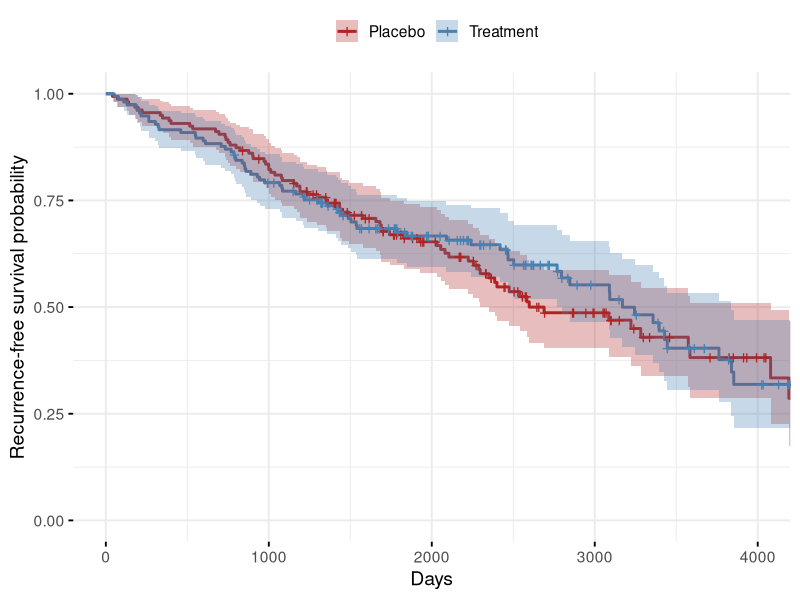
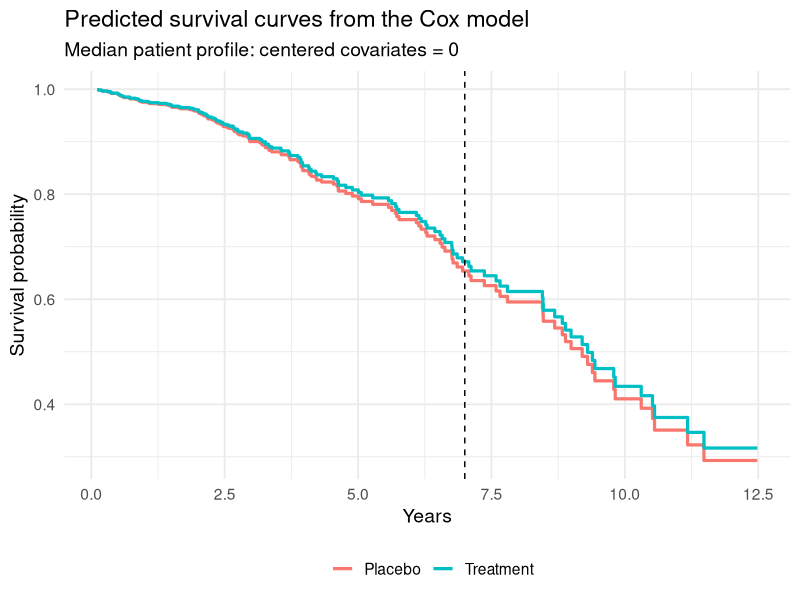
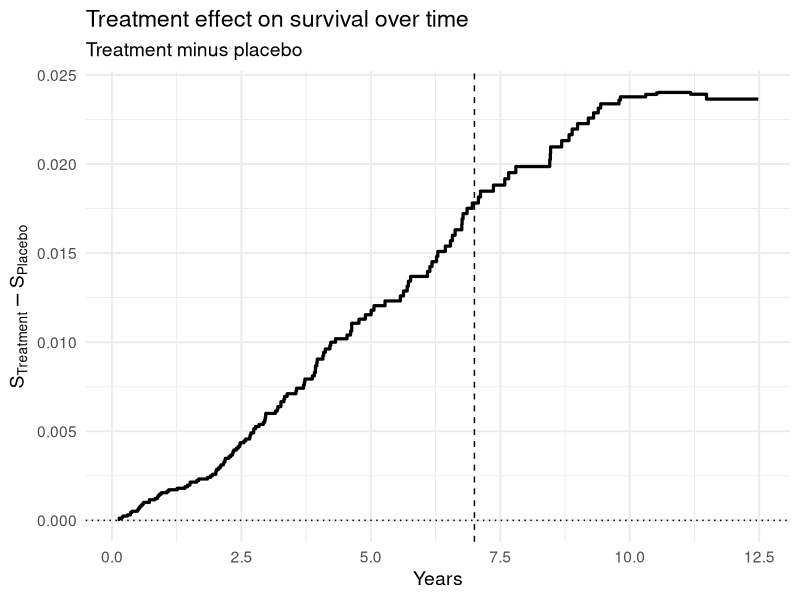

These figures' R source, in order: (Note: this script raises an error after producing the figures.)
# == == == == == == == == == == == == == == == == == == == == == == == == == == == == == == 
# Bootstrap and Survival: Cox model with PBC data
# == == == == == == == == == == == == == == == == == == == == == == == == == == == == == == 
# This script mirrors the slide deck:
#   1) Fit a Cox PH model
#   2) Estimate baseline cumulative hazard
#   3) Turn hazard into survival for a covariate profile
#   4) Compute a treatment-minus-placebo survival difference
#   5) Bootstrap the difference for SE / CI
#   6) Build a null resampling distribution for a p-value
# == == == == == == == == == == == == == == == == == == == == == == == == == == == == == == 

library(tidyverse)
library(survival)
library(survminer)


# ------------------------------------------------------------
# Helper functions - Thank you chatGPT!!!
# ------------------------------------------------------------

# Get the step-function value of the baseline cumulative hazard at time t0
get_H0_at_time = function(basehaz_df, t0) {
  idx = findInterval(t0, basehaz_df$time)
  if (idx ==  0) return(0)
  basehaz_df$hazard[idx]
}

# Helper: survival at a single time point from a survfit object
survival_at_time <- function(sf, t0) {
  s <- summary(sf, times = t0, extend = TRUE)
  as.numeric(s$surv)
}

# Helper: full survival curve from a survfit object
survival_curve <- function(sf, group_label) {
  tibble(
    time = sf$time,
    survival = sf$surv,
    group = group_label
  )
}

# Helper: treatment-minus-placebo survival difference at one time point
survival_difference_at_time <- function(sf_tx, sf_pbo, t0) {
  s_tx <- survival_at_time(sf_tx, t0)
  s_pbo <- survival_at_time(sf_pbo, t0)
  s_tx - s_pbo
}


set.seed(03262026)

# ------------------------------------------------------------
# User-controlled settings -- feel free to change these!
# ------------------------------------------------------------
time0 = 365*7   # seven years in days
B = 1000      # Bootstrap replicates (increase if desired)

# ------------------------------------------------------------
# 1) Load and prepare the PBC data
# ------------------------------------------------------------
# In pbc:
#   status ==  2 means death
#   status ==  1 is transplant
# Here, we treat death and treatment as an event. Everything else is censored.
data(pbc)

pbc_use = pbc %>%
  transmute(
    time =  time,
    event =  ifelse(status == 0, 0, 1), # death (1) or transplant (2) =  1, otherwise censored
    trt =  factor(trt, levels =  c(1, 2), labels =  c("Placebo", "Treatment")),
    age =  age,
    bili =  bili,
    albumin =  albumin
    # edema =  edema,
    # hepato =  hepato
  ) %>%
  drop_na()

# Center continuous covariates at their sample medians.
# After centering, 0 corresponds to the "median patient".
pbc_use = pbc_use %>%
  mutate(
    age_c =  age - median(age),
    log_bili_c =  log(bili) - median(log(bili)),
    albumin_c =  albumin - median(albumin),
    # edema =  factor(edema),
    # hepato =  factor(hepato)
  )

# Quick look at the analysis dataset
print(glimpse(pbc_use))


km_trt = survfit(Surv(time, event) ~ trt, data =  pbc_use)

ggsurvplot(
  km_trt,
  data =  pbc_use,
  conf.int =  TRUE,
  palette =  c("firebrick", "steelblue"),
  xlab =  "Days",
  ylab =  "Recurrence-free survival probability",
  legend.title =  "",
  legend.labs =  c("Placebo", "Treatment"),
  ggtheme =  theme_minimal(base_size =  14)
)

# ------------------------------------------------------------
# 2) Fit the Cox proportional hazards model
# ------------------------------------------------------------

cox_formula = Surv(time, event) ~ trt * (age_c + log_bili_c + albumin_c)
cox_fit = coxph(cox_formula, data =  pbc_use)

# Model output
summary(cox_fit)

# ------------------------------------------------------------
# 3) Define a reference patient profile
# ------------------------------------------------------------
# Because the continuous covariates are centered, 0 means "median".
# This gives a clean profile for comparing Treatment vs Placebo.
profile_pbo = tibble(
  trt =  factor("Placebo", levels =  levels(pbc_use$trt)),
  age_c =  0,
  log_bili_c =  0,
  albumin_c =  0
)

profile_tx = tibble(
  trt =  factor("Treatment", levels =  levels(pbc_use$trt)),
  age_c =  0,
  log_bili_c =  0,
  albumin_c =  0
)

# ------------------------------------------------------------
# 4) Estimate the baseline cumulative hazard
# ------------------------------------------------------------
# Cox does not model h0(t), but we can estimate the cumulative hazard
# after fitting the model.
sf_pbo <- survfit(cox_fit, newdata = profile_pbo)
sf_tx  <- survfit(cox_fit, newdata = profile_tx)

# 7-year survival difference for the chosen profile
delta_obs <- survival_difference_at_time(sf_tx, sf_pbo, time0)

results_point <- tibble(
  time_days = time0,
  survival_placebo = survival_at_time(sf_pbo, time0),
  survival_treatment = survival_at_time(sf_tx, time0),
  delta_survival = delta_obs
)

print(results_point)

# Optional plot: predicted survival curves
curve_pbo <- survival_curve(sf_pbo, "Placebo")
curve_tx  <- survival_curve(sf_tx, "Treatment")

curve_df <- bind_rows(curve_pbo, curve_tx) %>%
  mutate(time = time / 365)

time0_here <- time0 / 365

ggplot(curve_df, aes(x = time, y = survival, color = group)) +
  geom_step(linewidth = 1.1) +
  geom_vline(xintercept = time0_here, linetype = "dashed") +
  labs(
    title = "Predicted survival curves from the Cox model",
    subtitle = "Median patient profile: centered covariates = 0",
    x = "Years",
    y = "Survival probability",
    color = ""
  ) +
  theme_minimal(base_size = 14) +
  theme(legend.position = "bottom")

diff_df <- curve_pbo %>%
  dplyr::select(time, survival_pbo = survival) %>%
  inner_join(curve_tx %>% dplyr::select(time, survival_tx = survival), by = "time") %>%
  mutate(delta = survival_tx - survival_pbo)

ggplot(diff_df, aes(x = time / 365, y = delta)) +
  geom_step(linewidth = 1.1) +
  geom_hline(yintercept = 0, linetype = "dotted") +
  geom_vline(xintercept = time0_here, linetype = "dashed") +
  labs(
    title = "Treatment effect on survival over time",
    subtitle = "Treatment minus placebo",
    x = "Years",
    y = expression(S[Treatment] - S[Placebo])
  ) +
  theme_minimal(base_size = 14)



# ------------------------------------------------------------
# 5) Nonparametric bootstrap for SE and percentile CI
# ------------------------------------------------------------
# Bootstrap idea:
#   Resample rows with replacement from the observed dataset,
#   refit the Cox model, and recompute the 7-year survival difference.
# Write a loop or function that will get the bootstrap null distribution.
# Return delta_boot








boot_se <- sd(delta_boot)
boot_ci <- quantile(delta_boot, probs = c(0.025, 0.975), names = FALSE)

results_boot <- tibble(
  delta_hat = delta_obs,
  boot_se = boot_se,
  ci_lower = boot_ci[1],
  ci_upper = boot_ci[2],
  n_boot = length(delta_boot)
)

print(results_boot)

tibble(delta = delta_boot) %>% 
  ggplot(aes(x = delta)) +
  geom_histogram(bins = 30, color = "white") +
  geom_vline(xintercept = delta_obs, linetype = "dashed", linewidth = 1) +
  geom_vline(xintercept = boot_ci, linetype = "dotted", linewidth = 1) +
  labs(
    title = "Bootstrap distribution of the 7-year treatment effect",
    subtitle = "Treatment minus placebo survival difference",
    x = expression(hat(Delta)(7*365, X)),
    y = "Count"
  ) +
  theme_minimal(base_size = 14)

# ------------------------------------------------------------
# 6) Null resampling distribution for a p-value
# ------------------------------------------------------------
# For a randomized treatment comparison, a simple null resampling scheme is:
#   - pool the data
#   - resample subjects with replacement
#   - assign them to treatment and placebo groups with the original group sizes
# Write a loop or function that will get the bootstrap null distribution.
# Return delta_null



# One-sided p-value for the alternative that treatment improves survival
p_one_sided <- mean(delta_null >= delta_obs)

# Two-sided p-value from the null distribution
p_two_sided <- mean(abs(delta_null) >= abs(delta_obs))

results_p <- tibble(
  delta_hat = delta_obs,
  p_one_sided = p_one_sided,
  p_two_sided = p_two_sided,
  n_null = length(delta_null)
)

print(results_p)

# Optional plot: null resampling distribution
delta_null_df <- tibble(delta = delta_null)

ggplot(delta_null_df, aes(x = delta)) +
  geom_histogram(bins = 30, color = "white") +
  geom_vline(xintercept = delta_obs, linetype = "dashed", linewidth = 1) +
  labs(
    title = "Null resampling distribution of the 7-year treatment effect",
    subtitle = "Used for bootstrap-style p-value calculation",
    x = expression(hat(Delta)[0](7*365, X)),
    y = "Count"
  ) +
  theme_minimal(base_size = 14)

# ------------------------------------------------------------
# 7) Compact summary table for reporting - Thanks chatGPT!!!
# ------------------------------------------------------------

summary_table <- tibble(
  quantity = c(
    "7-year survival: placebo",
    "7-year survival: treatment",
    "Treatment effect at 7 years",
    "Bootstrap SE",
    "95% bootstrap CI lower",
    "95% bootstrap CI upper",
    "One-sided null p-value",
    "Two-sided null p-value"
  ),
  value = c(
    survival_at_time(sf_pbo, time0),
    survival_at_time(sf_tx, time0),
    delta_obs,
    boot_se,
    boot_ci[1],
    boot_ci[2],
    p_one_sided,
    p_two_sided
  )
)

print(summary_table)
